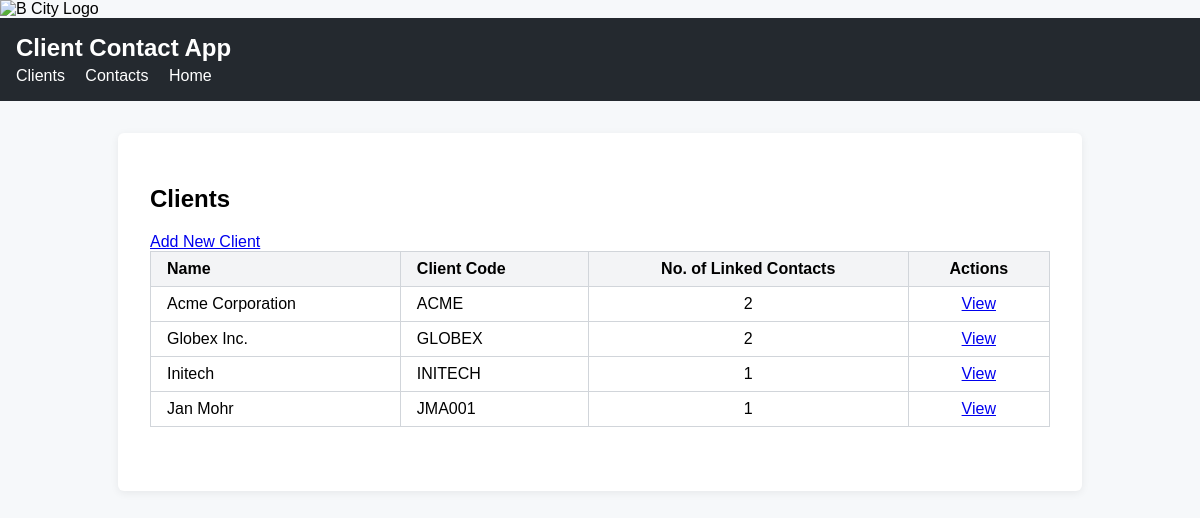
/clients/, run on the app's committed database.
### models/client.py (models this page shows, shortened)
class Client(db.Model):
    __tablename__ = 'client'
    id = db.Column(db.Integer, primary_key=True)
    name = db.Column(db.String(100), nullable=False)
    client_code = db.Column(db.String(50), nullable=False, unique=True)
    contacts = db.relationship(
        'Contact',
        secondary='client_contact',
        back_populates='clients'
    )

### routes/client.py (the view)
@client_bp.route('/')
def list_clients():
    clients = Client.query.order_by(Client.name).all()
    return render_template('client_list.html', clients=clients)

### templates/client_list.html
{% extends 'base.html' %}
{% block content %}
<div class="container">
    <h2>Clients</h2>
    <a href="{{ url_for('client.create_client') }}" class="btn btn-primary mb-3">Add New Client</a>
    {% if clients and clients|length > 0 %}
    <table class="table table-bordered">
        <thead>
            <tr>
                <th style="text-align:left;">Name</th>
                <th style="text-align:left;">Client Code</th>
                <th style="text-align:center;">No. of Linked Contacts</th>
                <th style="text-align:center;">Actions</th>
            </tr>
        </thead>
        <tbody>
        {% for client in clients %}
            <tr>
                <td style="text-align:left;">{{ client.name }}</td>
                <td style="text-align:left;">{{ client.client_code }}</td>
                <td style="text-align:center;">{{ client.contacts|length }}</td>
                <td style="text-align:center;">
                    <a href="{{ url_for('client.view_client', client_id=client.id) }}" class="btn btn-sm btn-info">View</a>
                </td>
            </tr>
        {% endfor %}
        </tbody>
    </table>
    {% else %}
        <div class="alert alert-warning mt-4">No client(s) found</div>
    {% endif %}
</div>
{% endblock %}

### static/css/style.css (style rules this page uses)
body { font-family: Arial, sans-serif; background: #f6f8fa; margin: 0; padding: 0; }
table { border-collapse: collapse; width: 100%; margin-bottom: 2em; }
th, td { border: 1px solid #d1d5da; padding: 0.5em 1em; text-align: left; }
th { background: #f3f4f6; }

### data on the page
Client: name "Acme Corporation", client_code "ACME", contacts|length "2"
Client: name "Globex Inc.", client_code "GLOBEX", contacts|length "2"
Client: name "Initech", client_code "INITECH", contacts|length "1"
Client: name "Jan Mohr", client_code "JMA001", contacts|length "1"
